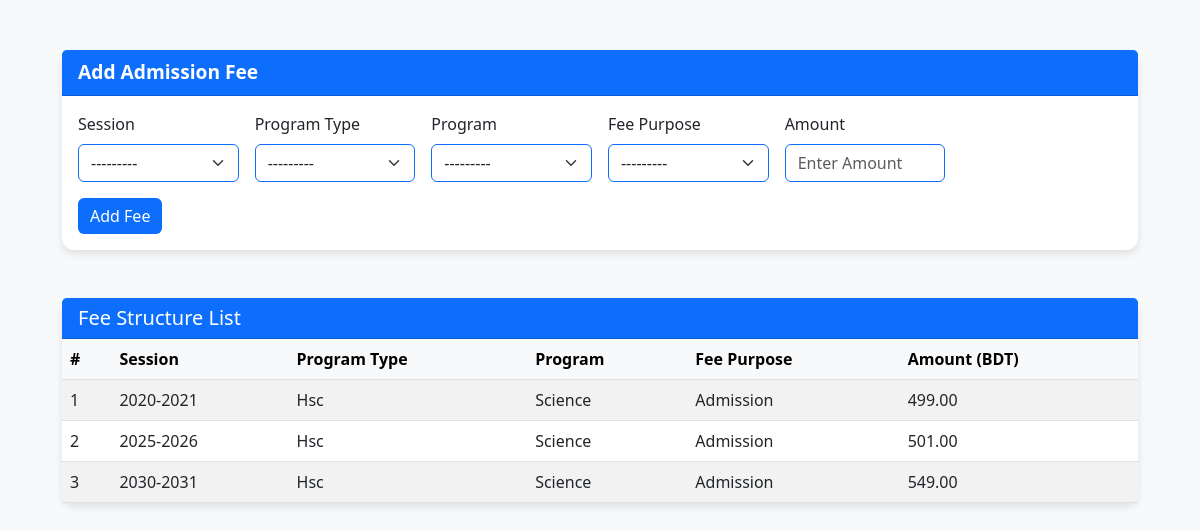
Screenshot of /admissions/add-admission-fee/ with the database file from the repository.
### Admissions/models.py (models this page shows, shortened)
class FeeStructure(models.Model):
    hsc_session = models.ForeignKey(HscSessionForPayment, on_delete=models.CASCADE, related_name='fees')
    program_type = models.ForeignKey(ProgramType, on_delete=models.CASCADE, related_name='fees')
    program = models.ForeignKey(Program, on_delete=models.CASCADE, related_name='fees')
    fee_purpose = models.ForeignKey(FeePurpose, on_delete=models.CASCADE, related_name='fees')
    amount = models.DecimalField(max_digits=10, decimal_places=2)
    class Meta:
        unique_together = ('hsc_session', 'program_type', 'program', 'fee_purpose')

class HscSessionForPayment(models.Model):
    session = models.CharField(max_length=20, unique=True)  # e.g., 2021-2022
    def __str__(self):
        return self.session

class ProgramType(models.Model):
    name = models.CharField(max_length=50, unique=True)  # e.g., HSC, Degree, Honours
    def __str__(self):
        return self.name

class Program(models.Model):
    program_type = models.ForeignKey(ProgramType, on_delete=models.CASCADE, related_name='programs')
    name = models.CharField(max_length=50)  # e.g., Science, Arts, Commerce, Physics
    class Meta:
        unique_together = ('program_type', 'name')
    def __str__(self):
        return f"{self.name} ({self.program_type.name})"

class FeePurpose(models.Model):
    purpose_name = models.CharField(max_length=50, unique=True)  # e.g., Admission Fee, Yearly Fee, Exam Fee
    def __str__(self):
        return self.purpose_name

### Admissions/views.py (the view)
# urls.py: path('add-admission-fee/', add_admission_fee, name='add_admission_fee'),
def add_admission_fee(request):
    if request.method == 'POST':
        form = FeeStructureForm(request.POST)
        if form.is_valid():
            form.save()
            messages.success(request, "Admission Fee added successfully.")
            return redirect('add_admission_fee')
        else:
            messages.error(request, "Please correct the errors below.")
    else:
        form = FeeStructureForm()
    fee_structures = FeeStructure.objects.select_related(
        'hsc_session', 'program_type', 'program', 'fee_purpose'
    ).all()
    return render(request, 'add_admission_fee.html', {
        'form': form,
        'fee_structures': fee_structures,
    })

### Admissions/forms.py (shortened to what this page needs)
class FeeStructureForm(forms.ModelForm):
    class Meta:
        model = FeeStructure
        fields = ['hsc_session', 'program_type', 'program', 'fee_purpose', 'amount']
        widgets = {
            'hsc_session': forms.Select(attrs={'class': 'form-select'}),
            'program_type': forms.Select(attrs={'class': 'form-select'}),
            'program': forms.Select(attrs={'class': 'form-select'}),
            'fee_purpose': forms.Select(attrs={'class': 'form-select'}),
            'amount': forms.NumberInput(attrs={'class': 'form-control', 'placeholder': 'Enter Amount'}),
        }

### UserProfiles/context_processors.py (called while the page is built)
def institution_info(request):
    settings = SiteSettings.objects.first()
    return {
        'site_settings': settings
    }

### Admissions/templates/add_admission_fee.html (shortened to what this page needs)
{% load static %}
{% load widget_tweaks %}
<!DOCTYPE html>
<html lang="en">
<head>
  <link href="https://cdn.jsdelivr.net/npm/bootstrap@5.3.0/dist/css/bootstrap.min.css" rel="stylesheet">
</head>
<body>
  <div class="container">
    <div class="card mx-auto">
      <div class="card-header">Add Admission Fee</div>
      <div class="card-body">
        <form method="POST">
        <div class="row g-3">
          <div class="col-md-2">
            <label for="{{ form.hsc_session.id_for_label }}" class="form-label">Session</label>
            {{ form.hsc_session }}
          </div>
          <div class="col-md-2">
            <label for="{{ form.program_type.id_for_label }}" class="form-label">Program Type</label>
            {{ form.program_type }}
          </div>
          <div class="col-md-2">
            <label for="{{ form.program.id_for_label }}" class="form-label">Program</label>
            {{ form.program }}
          </div>
          <div class="col-md-2">
            <label for="{{ form.fee_purpose.id_for_label }}" class="form-label">Fee Purpose</label>
            {{ form.fee_purpose }}
          </div>
          <div class="col-md-2">
            <label for="{{ form.amount.id_for_label }}" class="form-label">Amount</label>
            {{ form.amount }}
          </div>
        </div>
        <div class="mt-3">
          <button type="submit" class="btn btn-primary">Add Fee</button>
        </div>
      </form>
      </div>
    </div>
    <div class="card mx-auto mt-5" >
  <div class="card-header">
    <h5 class="mb-0">Fee Structure List</h5>
  </div>
  <div class="card-body p-0">
    <table class="table table-striped mb-0">
      <thead class="table-light">
        <tr>
          <th>#</th>
          <th>Session</th>
          <th>Program Type</th>
          <th>Program</th>
          <th>Fee Purpose</th>
          <th>Amount (BDT)</th>
        </tr>
      </thead>
      <tbody>
        {% for fee in fee_structures %}
        <tr>
          <td>{{ forloop.counter }}</td>
          <td>{{ fee.hsc_session.session }}</td>
          <td>{{ fee.program_type.name }}</td>
          <td>{{ fee.program.name }}</td>
          <td>{{ fee.fee_purpose.purpose_name }}</td>
          <td>{{ fee.amount }}</td>
        </tr>
        {% empty %}
        <tr>
          <td colspan="6" class="text-center">No fee structures found.</td>
        </tr>
        {% endfor %}
      </tbody>
    </table>
  </div>
</div>
  </div>
</body>
</html>

### Admissions/templates/add_admission_fee.html (style rules this page uses)
body { background-color: #f8f9fa; padding: 50px; }
.card { border: none; border-radius: 12px; box-shadow: 0 4px 8px rgba(0,0,0,0.1); }
.card-header { background-color: #0d6efd; color: white; font-weight: bold; font-size: 1.2rem; border-top-left-radius: 12px; border-top-right-radius: 12px; }
.form-control, .form-select { border: 1.5px solid #0d6efd; border-radius: 6px; }
.btn-primary { background-color: #0d6efd; border: none; }

### rows the page displays
FeeStructure: hsc_session.session "2020-2021", program_type.name "Hsc", program.name "Science", fee_purpose.purpose_name "Admission", amount "499.00"
FeeStructure: hsc_session.session "2025-2026", program_type.name "Hsc", program.name "Science", fee_purpose.purpose_name "Admission", amount "501.00"
FeeStructure: hsc_session.session "2030-2031", program_type.name "Hsc", program.name "Science", fee_purpose.purpose_name "Admission", amount "549.00"
